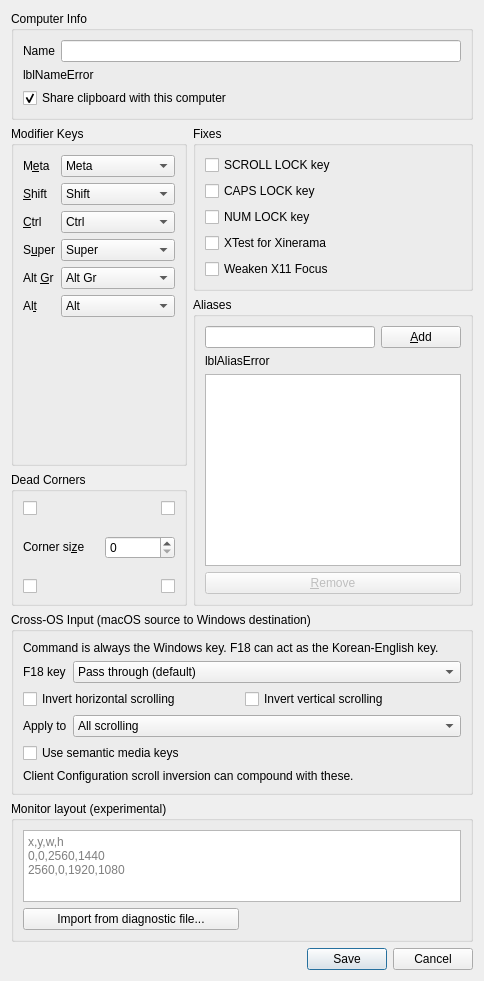
<?xml version="1.0" encoding="UTF-8"?>
<ui version="4.0">
 <class>ComputerSettingsDialog</class>
 <widget class="QDialog" name="ComputerSettingsDialog">
  <property name="windowTitle">
   <string>Computer settings</string>
  </property>
  <layout class="QVBoxLayout" name="_2">
   <item>
    <widget class="QGroupBox" name="groupComputerName">
     <property name="sizePolicy">
      <sizepolicy hsizetype="Preferred" vsizetype="Maximum">
       <horstretch>0</horstretch>
       <verstretch>0</verstretch>
      </sizepolicy>
     </property>
     <property name="title">
      <string>Computer Info</string>
     </property>
     <layout class="QVBoxLayout" name="_3">
      <item>
       <layout class="QHBoxLayout" name="_4">
        <item>
         <widget class="QLabel" name="label_7">
          <property name="sizePolicy">
           <sizepolicy hsizetype="Preferred" vsizetype="Fixed">
            <horstretch>0</horstretch>
            <verstretch>0</verstretch>
           </sizepolicy>
          </property>
          <property name="text">
           <string>Name</string>
          </property>
          <property name="buddy">
           <cstring>lineNameEdit</cstring>
          </property>
         </widget>
        </item>
        <item>
         <widget class="QLineEdit" name="lineNameEdit">
          <property name="sizePolicy">
           <sizepolicy hsizetype="Expanding" vsizetype="Fixed">
            <horstretch>0</horstretch>
            <verstretch>0</verstretch>
           </sizepolicy>
          </property>
          <property name="maxLength">
           <number>255</number>
          </property>
         </widget>
        </item>
       </layout>
      </item>
      <item>
       <widget class="QLabel" name="lblNameError">
        <property name="sizePolicy">
         <sizepolicy hsizetype="Preferred" vsizetype="Fixed">
          <horstretch>0</horstretch>
          <verstretch>0</verstretch>
         </sizepolicy>
        </property>
        <property name="minimumSize">
         <size>
          <width>0</width>
          <height>0</height>
         </size>
        </property>
        <property name="text">
         <string notr="true">lblNameError</string>
        </property>
        <property name="alignment">
         <set>Qt::AlignmentFlag::AlignLeading|Qt::AlignmentFlag::AlignLeft|Qt::AlignmentFlag::AlignVCenter</set>
        </property>
       </widget>
      </item>
      <item>
       <widget class="QCheckBox" name="chkShareClipboard">
        <property name="toolTip">
         <string>Turn this off to keep this computer out of clipboard sharing: its clipboard is not sent to the other computers and theirs is not sent to it.</string>
        </property>
        <property name="text">
         <string>Share clipboard with this computer</string>
        </property>
        <property name="checked">
         <bool>true</bool>
        </property>
       </widget>
      </item>
     </layout>
    </widget>
   </item>
   <item>
    <layout class="QHBoxLayout" name="layoutOptions">
     <item>
      <layout class="QVBoxLayout" name="layoutLeftSide">
       <item>
        <widget class="QGroupBox" name="groupModifers">
         <property name="title">
          <string>Modifier Keys</string>
         </property>
         <layout class="QFormLayout" name="formLayout_2">
          <item row="0" column="0">
           <widget class="QLabel" name="label_5">
            <property name="maximumSize">
             <size>
              <width>40</width>
              <height>16777215</height>
             </size>
            </property>
            <property name="text">
             <string>M&amp;eta</string>
            </property>
            <property name="buddy">
             <cstring>comboMeta</cstring>
            </property>
           </widget>
          </item>
          <item row="4" column="0">
           <widget class="QLabel" name="label_3">
            <property name="text">
             <string>&amp;Ctrl</string>
            </property>
            <property name="buddy">
             <cstring>comboCtrl</cstring>
            </property>
           </widget>
          </item>
          <item row="6" column="0">
           <widget class="QLabel" name="label_6">
            <property name="text">
             <string>S&amp;uper</string>
            </property>
            <property name="buddy">
             <cstring>comboSuper</cstring>
            </property>
           </widget>
          </item>
          <item row="9" column="0">
           <widget class="QLabel" name="label_4">
            <property name="text">
             <string>Al&amp;t</string>
            </property>
            <property name="buddy">
             <cstring>comboAlt</cstring>
            </property>
           </widget>
          </item>
          <item row="0" column="1">
           <widget class="QComboBox" name="comboMeta">
            <property name="currentIndex">
             <number>3</number>
            </property>
            <item>
             <property name="text">
              <string>Shift</string>
             </property>
            </item>
            <item>
             <property name="text">
              <string>Ctrl</string>
             </property>
            </item>
            <item>
             <property name="text">
              <string>Alt</string>
             </property>
            </item>
            <item>
             <property name="text">
              <string>Meta</string>
             </property>
            </item>
            <item>
             <property name="text">
              <string>Super</string>
             </property>
            </item>
            <item>
             <property name="text">
              <string>Alt Gr</string>
             </property>
            </item>
            <item>
             <property name="text">
              <string>None</string>
             </property>
            </item>
           </widget>
          </item>
          <item row="2" column="1">
           <widget class="QComboBox" name="comboShift">
            <item>
             <property name="text">
              <string>Shift</string>
             </property>
            </item>
            <item>
             <property name="text">
              <string>Ctrl</string>
             </property>
            </item>
            <item>
             <property name="text">
              <string>Alt</string>
             </property>
            </item>
            <item>
             <property name="text">
              <string>Meta</string>
             </property>
            </item>
            <item>
             <property name="text">
              <string>Super</string>
             </property>
            </item>
            <item>
             <property name="text">
              <string>Alt Gr</string>
             </property>
            </item>
            <item>
             <property name="text">
              <string>None</string>
             </property>
            </item>
           </widget>
          </item>
          <item row="2" column="0">
           <widget class="QLabel" name="label_2">
            <property name="maximumSize">
             <size>
              <width>40</width>
              <height>16777215</height>
             </size>
            </property>
            <property name="text">
             <string>&amp;Shift</string>
            </property>
            <property name="buddy">
             <cstring>comboShift</cstring>
            </property>
           </widget>
          </item>
          <item row="9" column="1">
           <widget class="QComboBox" name="comboAlt">
            <property name="currentIndex">
             <number>2</number>
            </property>
            <item>
             <property name="text">
              <string>Shift</string>
             </property>
            </item>
            <item>
             <property name="text">
              <string>Ctrl</string>
             </property>
            </item>
            <item>
             <property name="text">
              <string>Alt</string>
             </property>
            </item>
            <item>
             <property name="text">
              <string>Meta</string>
             </property>
            </item>
            <item>
             <property name="text">
              <string>Super</string>
             </property>
            </item>
            <item>
             <property name="text">
              <string>Alt Gr</string>
             </property>
            </item>
            <item>
             <property name="text">
              <string>None</string>
             </property>
            </item>
           </widget>
          </item>
          <item row="6" column="1">
           <widget class="QComboBox" name="comboSuper">
            <property name="currentIndex">
             <number>4</number>
            </property>
            <item>
             <property name="text">
              <string>Shift</string>
             </property>
            </item>
            <item>
             <property name="text">
              <string>Ctrl</string>
             </property>
            </item>
            <item>
             <property name="text">
              <string>Alt</string>
             </property>
            </item>
            <item>
             <property name="text">
              <string>Meta</string>
             </property>
            </item>
            <item>
             <property name="text">
              <string>Super</string>
             </property>
            </item>
            <item>
             <property name="text">
              <string>Alt Gr</string>
             </property>
            </item>
            <item>
             <property name="text">
              <string>None</string>
             </property>
            </item>
           </widget>
          </item>
          <item row="4" column="1">
           <widget class="QComboBox" name="comboCtrl">
            <property name="currentIndex">
             <number>1</number>
            </property>
            <item>
             <property name="text">
              <string>Shift</string>
             </property>
            </item>
            <item>
             <property name="text">
              <string>Ctrl</string>
             </property>
            </item>
            <item>
             <property name="text">
              <string>Alt</string>
             </property>
            </item>
            <item>
             <property name="text">
              <string>Meta</string>
             </property>
            </item>
            <item>
             <property name="text">
              <string>Super</string>
             </property>
            </item>
            <item>
             <property name="text">
              <string>Alt Gr</string>
             </property>
            </item>
            <item>
             <property name="text">
              <string>None</string>
             </property>
            </item>
           </widget>
          </item>
          <item row="8" column="0">
           <widget class="QLabel" name="labelAltGr">
            <property name="text">
             <string>Alt &amp;Gr</string>
            </property>
            <property name="buddy">
             <cstring>comboAltGr</cstring>
            </property>
           </widget>
          </item>
          <item row="8" column="1">
           <widget class="QComboBox" name="comboAltGr">
            <property name="currentIndex">
             <number>5</number>
            </property>
            <item>
             <property name="text">
              <string>Shift</string>
             </property>
            </item>
            <item>
             <property name="text">
              <string>Ctrl</string>
             </property>
            </item>
            <item>
             <property name="text">
              <string>Alt</string>
             </property>
            </item>
            <item>
             <property name="text">
              <string>Meta</string>
             </property>
            </item>
            <item>
             <property name="text">
              <string>Super</string>
             </property>
            </item>
            <item>
             <property name="text">
              <string>Alt Gr</string>
             </property>
            </item>
            <item>
             <property name="text">
              <string>None</string>
             </property>
            </item>
           </widget>
          </item>
         </layout>
        </widget>
       </item>
       <item>
        <widget class="QGroupBox" name="groupDeadCorners">
         <property name="title">
          <string>Dead Corners</string>
         </property>
         <layout class="QVBoxLayout" name="verticalLayout_2">
          <property name="spacing">
           <number>20</number>
          </property>
          <property name="sizeConstraint">
           <enum>QLayout::SizeConstraint::SetMinAndMaxSize</enum>
          </property>
          <item>
           <layout class="QHBoxLayout" name="layoutDeadCornersTop">
            <item>
             <widget class="QCheckBox" name="chkDeadTopLeft">
              <property name="minimumSize">
               <size>
                <width>0</width>
                <height>0</height>
               </size>
              </property>
              <property name="toolTip">
               <string>Top Left</string>
              </property>
              <property name="autoRepeatInterval">
               <number>100</number>
              </property>
             </widget>
            </item>
            <item>
             <widget class="QCheckBox" name="chkDeadTopRight">
              <property name="minimumSize">
               <size>
                <width>0</width>
                <height>0</height>
               </size>
              </property>
              <property name="toolTip">
               <string>Top Right</string>
              </property>
              <property name="layoutDirection">
               <enum>Qt::LayoutDirection::RightToLeft</enum>
              </property>
             </widget>
            </item>
           </layout>
          </item>
          <item>
           <layout class="QHBoxLayout" name="layoutCornerSize">
            <item>
             <widget class="QLabel" name="label">
              <property name="sizePolicy">
               <sizepolicy hsizetype="Fixed" vsizetype="Fixed">
                <horstretch>0</horstretch>
                <verstretch>0</verstretch>
               </sizepolicy>
              </property>
              <property name="text">
               <string>Corner si&amp;ze</string>
              </property>
              <property name="buddy">
               <cstring>sbSwitchCornerSize</cstring>
              </property>
             </widget>
            </item>
            <item>
             <widget class="QSpinBox" name="sbSwitchCornerSize">
              <property name="sizePolicy">
               <sizepolicy hsizetype="Preferred" vsizetype="Fixed">
                <horstretch>0</horstretch>
                <verstretch>0</verstretch>
               </sizepolicy>
              </property>
              <property name="minimumSize">
               <size>
                <width>70</width>
                <height>0</height>
               </size>
              </property>
              <property name="maximum">
               <number>999</number>
              </property>
             </widget>
            </item>
           </layout>
          </item>
          <item>
           <layout class="QHBoxLayout" name="layoutDeadCornersBottom">
            <item>
             <widget class="QCheckBox" name="chkDeadBottomLeft">
              <property name="minimumSize">
               <size>
                <width>0</width>
                <height>0</height>
               </size>
              </property>
              <property name="toolTip">
               <string>Bottom Left</string>
              </property>
             </widget>
            </item>
            <item>
             <widget class="QCheckBox" name="chkDeadBottomRight">
              <property name="minimumSize">
               <size>
                <width>0</width>
                <height>0</height>
               </size>
              </property>
              <property name="toolTip">
               <string>Bottom Right</string>
              </property>
              <property name="layoutDirection">
               <enum>Qt::LayoutDirection::RightToLeft</enum>
              </property>
             </widget>
            </item>
           </layout>
          </item>
         </layout>
        </widget>
       </item>
      </layout>
     </item>
     <item>
      <layout class="QVBoxLayout" name="layoutRightSide">
       <item>
        <widget class="QGroupBox" name="groupFixes">
         <property name="title">
          <string>Fixes</string>
         </property>
         <layout class="QVBoxLayout" name="verticalLayout_3">
          <item>
           <widget class="QCheckBox" name="chkFixScrollLock">
            <property name="sizePolicy">
             <sizepolicy hsizetype="Minimum" vsizetype="Preferred">
              <horstretch>0</horstretch>
              <verstretch>0</verstretch>
             </sizepolicy>
            </property>
            <property name="text">
             <string>SCROLL LOCK key</string>
            </property>
           </widget>
          </item>
          <item>
           <widget class="QCheckBox" name="chkFixCapsLock">
            <property name="sizePolicy">
             <sizepolicy hsizetype="Minimum" vsizetype="Preferred">
              <horstretch>0</horstretch>
              <verstretch>0</verstretch>
             </sizepolicy>
            </property>
            <property name="text">
             <string>CAPS LOCK key</string>
            </property>
           </widget>
          </item>
          <item>
           <widget class="QCheckBox" name="chkFixNumLock">
            <property name="sizePolicy">
             <sizepolicy hsizetype="Minimum" vsizetype="Preferred">
              <horstretch>0</horstretch>
              <verstretch>0</verstretch>
             </sizepolicy>
            </property>
            <property name="text">
             <string>NUM LOCK key</string>
            </property>
           </widget>
          </item>
          <item>
           <widget class="QCheckBox" name="chkFixXTest">
            <property name="sizePolicy">
             <sizepolicy hsizetype="Minimum" vsizetype="Preferred">
              <horstretch>0</horstretch>
              <verstretch>0</verstretch>
             </sizepolicy>
            </property>
            <property name="text">
             <string>XTest for Xinerama</string>
            </property>
            <property name="checked">
             <bool>false</bool>
            </property>
           </widget>
          </item>
          <item>
           <widget class="QCheckBox" name="chkWeakX11Focus">
            <property name="toolTip">
             <string>X11 computers Only, When enabled the client will not give focus to its focused window as soon as the client is switched to. This can help prevent unwanted focus stealing with some X11 setups.</string>
            </property>
            <property name="text">
             <string>Weaken X11 Focus</string>
            </property>
           </widget>
          </item>
         </layout>
        </widget>
       </item>
       <item>
        <widget class="QGroupBox" name="groupAliases">
         <property name="sizePolicy">
          <sizepolicy hsizetype="Preferred" vsizetype="Expanding">
           <horstretch>0</horstretch>
           <verstretch>0</verstretch>
          </sizepolicy>
         </property>
         <property name="title">
          <string>Aliases</string>
         </property>
         <layout class="QVBoxLayout" name="verticalLayout">
          <item>
           <layout class="QHBoxLayout" name="horizontalLayout">
            <item>
             <widget class="QLineEdit" name="lineAddAlias">
              <property name="sizePolicy">
               <sizepolicy hsizetype="Expanding" vsizetype="Fixed">
                <horstretch>0</horstretch>
                <verstretch>0</verstretch>
               </sizepolicy>
              </property>
              <property name="minimumSize">
               <size>
                <width>168</width>
                <height>20</height>
               </size>
              </property>
              <property name="maxLength">
               <number>255</number>
              </property>
             </widget>
            </item>
            <item>
             <widget class="QPushButton" name="btnAddAlias">
              <property name="enabled">
               <bool>true</bool>
              </property>
              <property name="text">
               <string>&amp;Add</string>
              </property>
             </widget>
            </item>
           </layout>
          </item>
          <item>
           <widget class="QLabel" name="lblAliasError">
            <property name="sizePolicy">
             <sizepolicy hsizetype="Minimum" vsizetype="Maximum">
              <horstretch>0</horstretch>
              <verstretch>0</verstretch>
             </sizepolicy>
            </property>
            <property name="minimumSize">
             <size>
              <width>0</width>
              <height>0</height>
             </size>
            </property>
            <property name="maximumSize">
             <size>
              <width>16777215</width>
              <height>16777215</height>
             </size>
            </property>
            <property name="text">
             <string notr="true">lblAliasError</string>
            </property>
            <property name="wordWrap">
             <bool>true</bool>
            </property>
           </widget>
          </item>
          <item>
           <widget class="QListWidget" name="listAliases">
            <property name="sizePolicy">
             <sizepolicy hsizetype="Preferred" vsizetype="Expanding">
              <horstretch>0</horstretch>
              <verstretch>0</verstretch>
             </sizepolicy>
            </property>
            <property name="minimumSize">
             <size>
              <width>0</width>
              <height>0</height>
             </size>
            </property>
            <property name="maximumSize">
             <size>
              <width>16777215</width>
              <height>16777215</height>
             </size>
            </property>
            <property name="selectionMode">
             <enum>QAbstractItemView::SelectionMode::ExtendedSelection</enum>
            </property>
           </widget>
          </item>
          <item>
           <widget class="QPushButton" name="btnRemoveAlias">
            <property name="enabled">
             <bool>false</bool>
            </property>
            <property name="text">
             <string>&amp;Remove</string>
            </property>
           </widget>
          </item>
         </layout>
        </widget>
       </item>
      </layout>
     </item>
    </layout>
   </item>
   <item>
    <widget class="QGroupBox" name="groupCrossOSInput">
     <property name="toolTip">
      <string>These options apply only when this computer is a Windows destination and the source negotiates protocol 1.9. Scroll inversion applies to all scrolling unless you choose "Mouse wheel only", which is a best-effort check based on macOS scroll phases.</string>
     </property>
     <property name="title">
      <string>Cross-OS Input (macOS source to Windows destination)</string>
     </property>
     <layout class="QVBoxLayout" name="layoutCrossOSInput">
      <item>
       <widget class="QLabel" name="lblCrossOSInputDescription">
        <property name="text">
         <string>Command is always the Windows key. F18 can act as the Korean-English key.</string>
        </property>
       </widget>
      </item>
      <item>
       <layout class="QFormLayout" name="formCrossOSInput">
        <item row="0" column="0">
         <widget class="QLabel" name="lblF18Key">
          <property name="text">
           <string>F18 key</string>
          </property>
          <property name="buddy">
           <cstring>comboF18Key</cstring>
          </property>
         </widget>
        </item>
        <item row="0" column="1">
         <widget class="QComboBox" name="comboF18Key">
          <property name="toolTip">
           <string>Command always acts as the Windows key. Choose whether F18 is sent to Windows unchanged or acts as the Korean-English (Hangul) key. The Windows computer must be using a Korean keyboard layout for the Hangul key to work.</string>
          </property>
          <item>
           <property name="text">
            <string>Pass through (default)</string>
           </property>
          </item>
          <item>
           <property name="text">
            <string>Korean-English toggle (Hangul)</string>
           </property>
          </item>
         </widget>
        </item>
        <item row="1" column="0" colspan="2">
         <layout class="QHBoxLayout" name="layoutCrossOSInvert">
          <item>
           <widget class="QCheckBox" name="chkCrossOSInvertX">
            <property name="toolTip">
             <string>Inverts horizontal scrolling sent from the macOS source. Scroll inversion in Client Configuration is applied afterwards, so enabling both can compound.</string>
            </property>
            <property name="text">
             <string>Invert horizontal scrolling</string>
            </property>
           </widget>
          </item>
          <item>
           <widget class="QCheckBox" name="chkCrossOSInvertY">
            <property name="toolTip">
             <string>Inverts vertical scrolling sent from the macOS source. Scroll inversion in Client Configuration is applied afterwards, so enabling both can compound.</string>
            </property>
            <property name="text">
             <string>Invert vertical scrolling</string>
            </property>
           </widget>
          </item>
         </layout>
        </item>
        <item row="2" column="0">
         <widget class="QLabel" name="lblCrossOSInvertScope">
          <property name="text">
           <string>Apply to</string>
          </property>
          <property name="buddy">
           <cstring>comboCrossOSInvertScope</cstring>
          </property>
         </widget>
        </item>
        <item row="2" column="1">
         <widget class="QComboBox" name="comboCrossOSInvertScope">
          <property name="toolTip">
           <string>Choose which scrolling the inversion above applies to. "Mouse wheel only" leaves trackpad scrolling unchanged. Devices that report scroll or momentum phases (trackpads, Magic Mouse, and some smoothing utilities) count as a trackpad.</string>
          </property>
          <item>
           <property name="text">
            <string>All scrolling</string>
           </property>
          </item>
          <item>
           <property name="text">
            <string>Mouse wheel only (trackpad unchanged)</string>
           </property>
          </item>
         </widget>
        </item>
        <item row="3" column="0" colspan="2">
         <widget class="QCheckBox" name="chkCrossOSSemanticMedia">
          <property name="toolTip">
           <string>Enable volume, previous/next track, play/pause, and stop keys through Windows virtual media keys.</string>
          </property>
          <property name="text">
           <string>Use semantic media keys</string>
          </property>
         </widget>
        </item>
       </layout>
      </item>
      <item>
       <widget class="QLabel" name="lblCrossOSScrollLayering">
        <property name="toolTip">
         <string>Destination-local scroll inversion in Client Configuration is separate and is applied after these cross-OS options; enabling both can compound.</string>
        </property>
        <property name="text">
         <string>Client Configuration scroll inversion can compound with these.</string>
        </property>
       </widget>
      </item>
     </layout>
    </widget>
   </item>
   <item>
    <widget class="QGroupBox" name="groupMonitorLayout">
     <property name="toolTip">
      <string>Experimental. For a computer whose monitors do not make up a rectangle (monitors of different sizes, an L shape, a portrait monitor beside a landscape one). With the layout set, the pointer enters on a monitor and leaves through any edge, and not into the holes. Without it, or when it is not valid or not of the screen size the computer reports, Deskflow behaves exactly as before.</string>
     </property>
     <property name="title">
      <string>Monitor layout (experimental)</string>
     </property>
     <layout class="QVBoxLayout" name="layoutMonitorLayout">
      <item>
       <widget class="QPlainTextEdit" name="textMonitorLayout">
        <property name="toolTip">
         <string>The monitors of this computer as x,y,w,h, one to a line or separated by ;, in the coordinates that the computer reports its screen in. The diagnostic tools print them in a block to paste. The monitors have to make up the screen size that the computer reports to the server: the server log says when they do not, and the layout is not used then.</string>
        </property>
        <property name="sizePolicy">
         <sizepolicy hsizetype="Expanding" vsizetype="Preferred">
          <horstretch>0</horstretch>
          <verstretch>0</verstretch>
         </sizepolicy>
        </property>
        <property name="sizeAdjustPolicy">
         <enum>QAbstractScrollArea::SizeAdjustPolicy::AdjustToContents</enum>
        </property>
        <property name="lineWrapMode">
         <enum>QPlainTextEdit::LineWrapMode::NoWrap</enum>
        </property>
        <property name="placeholderText">
         <string notr="true">x,y,w,h
0,0,2560,1440
2560,0,1920,1080</string>
        </property>
       </widget>
      </item>
      <item>
       <layout class="QHBoxLayout" name="layoutMonitorLayoutImport">
        <item>
         <widget class="QPushButton" name="btnImportMonitorLayout">
          <property name="text">
           <string>Import from diagnostic file...</string>
          </property>
         </widget>
        </item>
        <item>
         <widget class="QLabel" name="lblMonitorLayoutStatus">
          <property name="sizePolicy">
           <sizepolicy hsizetype="Ignored" vsizetype="Preferred">
            <horstretch>0</horstretch>
            <verstretch>0</verstretch>
           </sizepolicy>
          </property>
          <property name="text">
           <string/>
          </property>
         </widget>
        </item>
       </layout>
      </item>
     </layout>
    </widget>
   </item>
   <item>
    <widget class="QDialogButtonBox" name="buttonBox">
     <property name="minimumSize">
      <size>
       <width>0</width>
       <height>0</height>
      </size>
     </property>
     <property name="orientation">
      <enum>Qt::Orientation::Horizontal</enum>
     </property>
     <property name="standardButtons">
      <set>QDialogButtonBox::StandardButton::Cancel|QDialogButtonBox::StandardButton::Save</set>
     </property>
    </widget>
   </item>
  </layout>
 </widget>
 <tabstops>
  <tabstop>lineNameEdit</tabstop>
  <tabstop>chkShareClipboard</tabstop>
  <tabstop>comboMeta</tabstop>
  <tabstop>comboShift</tabstop>
  <tabstop>comboCtrl</tabstop>
  <tabstop>comboSuper</tabstop>
  <tabstop>comboAltGr</tabstop>
  <tabstop>comboAlt</tabstop>
  <tabstop>chkDeadTopLeft</tabstop>
  <tabstop>chkDeadTopRight</tabstop>
  <tabstop>sbSwitchCornerSize</tabstop>
  <tabstop>chkDeadBottomLeft</tabstop>
  <tabstop>chkDeadBottomRight</tabstop>
  <tabstop>chkFixScrollLock</tabstop>
  <tabstop>chkFixCapsLock</tabstop>
  <tabstop>chkFixNumLock</tabstop>
  <tabstop>chkFixXTest</tabstop>
  <tabstop>lineAddAlias</tabstop>
  <tabstop>btnAddAlias</tabstop>
  <tabstop>listAliases</tabstop>
  <tabstop>btnRemoveAlias</tabstop>
  <tabstop>comboF18Key</tabstop>
  <tabstop>chkCrossOSInvertX</tabstop>
  <tabstop>chkCrossOSInvertY</tabstop>
  <tabstop>comboCrossOSInvertScope</tabstop>
  <tabstop>chkCrossOSSemanticMedia</tabstop>
  <tabstop>textMonitorLayout</tabstop>
  <tabstop>btnImportMonitorLayout</tabstop>
 </tabstops>
 <resources/>
 <connections/>
</ui>
